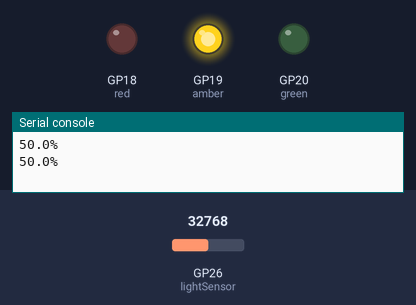
Bench run of a program on a simulated Raspberry Pi Pico running MicroPython. On the bench: output pins drawn as LEDs (lit = HIGH), the last lines printed to the serial console. Inputs (shaded band) come from the test bench; at power-on: GP26 (lightSensor) = 32768 (analog values on the 0–65535 scale).

Above: at 1.2 s.
1.3 s: GP26 (lightSensor) set to 38224
4.2 s: GP26 (lightSensor) set to 40416
At 7.1 s:
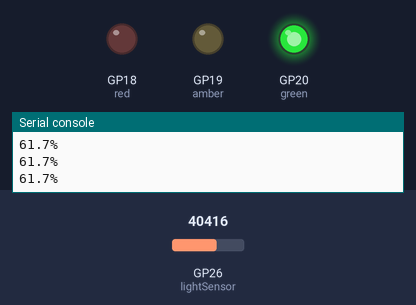
7.5 s: GP26 (lightSensor) set to 19660
At 9.4 s:
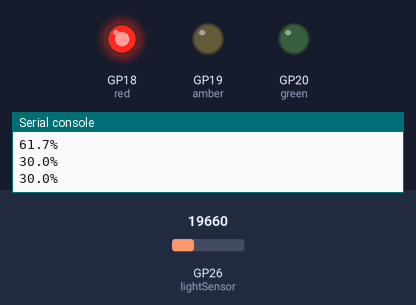
10.5 s: GP26 (lightSensor) set to 20352
At 12.9 s:
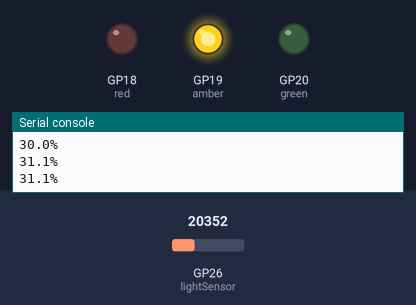
13.5 s: GP26 (lightSensor) set to 7864
At 16.4 s:
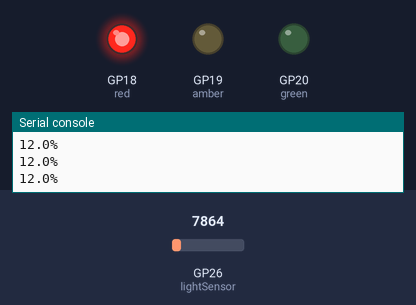
Timing chart, 0 to 17.5 s (numbered marks = the images above; inputs shaded):
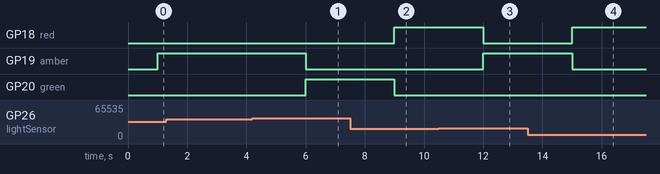

Measured:
- the behaviour switches between 39280 and 39296 on GP26 (lightSensor) (found by bisection; images 0 and 1)
- the behaviour switches between 19680 and 19696 on GP26 (lightSensor) (found by bisection; images 2 and 3)
- after the input at 4.2 s, GP19 (amber): HIGH → LOW after 1.8 s; GP20 (green): LOW → HIGH after 1.8 s
- after the input at 7.5 s, GP18 (red): LOW → HIGH after 1.5 s; GP20 (green): HIGH → LOW after 1.5 s
- after the input at 10.5 s, GP18 (red): HIGH → LOW after 1.5 s; GP19 (amber): LOW → HIGH after 1.5 s
- after the input at 13.5 s, GP18 (red): LOW → HIGH after 1.5 s; GP19 (amber): HIGH → LOW after 1.5 s

The program:

lightIndicator.py
```python
from machine import ADC, Pin
import time

red = Pin(18, Pin.OUT)
amber = Pin(19, Pin.OUT)
green = Pin(20, Pin.OUT)

lightSensor = ADC(Pin(26))

while True:

    light = lightSensor.read_u16()

    lightPercent = round(light/65535*100, 1)

    print(str(lightPercent) + "%")

    time.sleep(1)

    if lightPercent <= 30:

        red.value(1)
        amber.value(0)
        green.value(0)


    if 30 < lightPercent < 60:

        red.value(0)
        amber.value(1)
        green.value(0)


    if lightPercent >= 60:

        red.value(0)
        amber.value(0)
        green.value(1)
```
